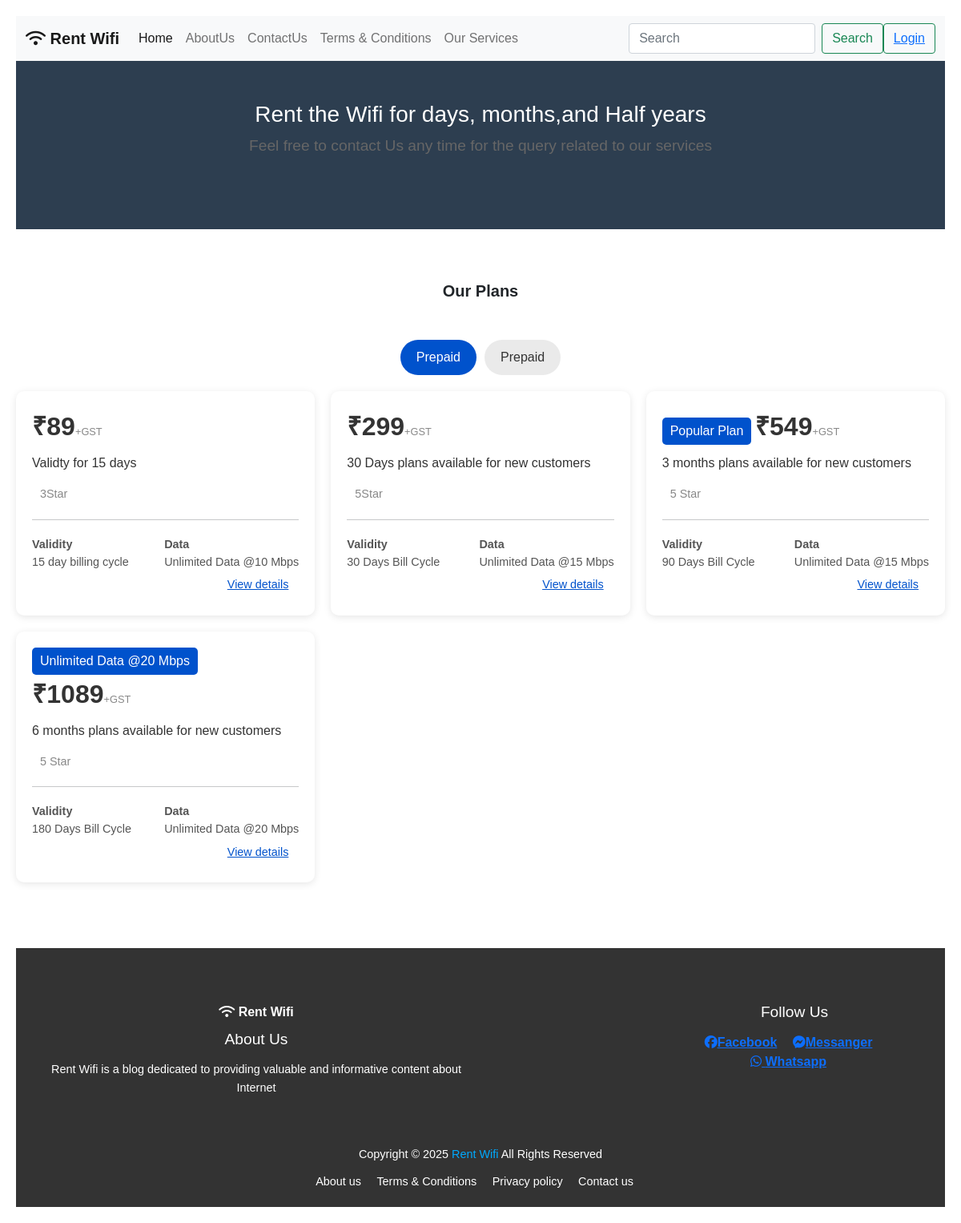
The page / on the database its author committed.
### rechargePlans/models.py (models this page shows, shortened)
class rechargePlans(models.Model):
    planName = models.CharField(max_length=100)
    planPrice = models.IntegerField()
    planValidity = models.CharField(max_length=50)
    planStar = models.CharField(max_length=50)
    planData = models.CharField(max_length=50)
    ValidityDescription = models.TextField()
    planApi = models.CharField(max_length=100)

### RentYourWifis/views.py (the view)
# urls.py: 2. Add a URL to urlpatterns:  path('', views.home, name='home')
def home(request):
 rechargePlanPrice = rechargePlans.objects.all().order_by('planPrice')
 data = {
    'rechargePlanPrice1': rechargePlanPrice
          }
 return render(request,'index.html',data)

### Template/index.html (shortened to what this page needs)
{% extends 'base.html' %}
{% block 'cont' %}
    <section class="password-reset">
        <h3>Rent the Wifi for days, months,and Half years</h3>
        <p>Feel free to contact Us any time for the query related to our services</p>
    </section>
<b class="Cardtitle"><p>Our Plans</p></b>
    <div class="toggle-buttons">
        <button class="active">Prepaid</button>
        <button>Prepaid</button>
    </div>
    <div class="pricing-cards">
{% for prices in rechargePlanPrice1%}
        <div class="pricing-card">
            <span class="price">₹{{prices.planPrice}}</span><span class="gst">+GST</span>
            <p>{{prices.planValidity}}</p>
            <div class="icons">
          <span>{{prices.planStar}}Star</span>
            </div>
            <hr>
            <div class="data-info">
                <div>
                    <strong>Validity</strong><br>{{prices.ValidityDescription}}
                </div>
                <div>
                    <strong>Data</strong><br>{{prices.planData}}
                </div>
            </div>
            <div class="btn">
                <span class="view-details">View details</span>
            </div>
        </div>
        {% endfor %}
        <div class="pricing-card">
            <div style="background-color: #0052cc; color: white; padding: 5px 10px; border-radius: 5px; display: inline-block;">
                Popular Plan
            </div>
            <span class="price">₹549</span><span class="gst">+GST</span>
            <p>3 months plans available for new customers</p>
            <div class="icons">
                <span>5 Star</span>
            </div>
            <hr>
            <div class="data-info">
                <div>
                    <strong>Validity</strong><br>90 Days Bill Cycle
                </div>
                <div>
                    <strong>Data</strong><br>Unlimited Data @15 Mbps
                </div>
            </div>
            <div class="btn">
                <span class="view-details">View details</span>
            </div>
        </div>
        <div class="pricing-card">
            <div style="background-color: #0052cc; color: white; padding: 5px 10px; border-radius: 5px; display: inline-block;">
                Unlimited Data @20 Mbps
            </div>
            <span class="price">₹1089</span><span class="gst">+GST</span>
            <p>6 months plans available for new customers</p>
            <div class="icons">
                <span>5 Star</span>
            </div>
            <hr>
            <div class="data-info">
                <div>
                    <strong>Validity</strong><br>180 Days Bill Cycle
                </div>
                <div>
                    <strong>Data</strong><br>Unlimited Data @20 Mbps
                </div>
            </div>
            <div class="btn">
                <span class="view-details">View details</span>
            </div>
        </div>
    </div>
<div class="space-bar">
    <pre>
    </pre>
</div>
{% endblock %}

### static/css/styles.css (style rules this page uses)
* { margin: 0; padding: 0; box-sizing: border-box; }
body { font-family: Arial, sans-serif; }
.password-reset { background-color: #2d3e50; padding: 50px 20px; color: white; text-align: center; }
.password-reset p { font-size: 1.2rem; margin-bottom: 40px; }
body { font-family: Arial, sans-serif; background-color: #f1f3fa; padding: 20px; }
.toggle-buttons { display: flex; justify-content: center; margin-bottom: 20px; }
.toggle-buttons button { background-color: #eaeaea; color: #333; padding: 10px 20px; border: none; cursor: pointer; font-size: 1rem; margin: 0 5px; border-radius: 25px; }
.toggle-buttons button.active { background-color: #0052cc; color: white; }
.pricing-cards { display: grid; grid-template-columns: repeat(auto-fit, minmax(300px, 1fr)); gap: 20px; max-width: 1200px; margin: auto; }
.pricing-card { background-color: white; border-radius: 10px; padding: 20px; box-shadow: 0 2px 10px rgba(0, 0, 0, 0.1); text-align: left; }
.pricing-card .price { font-size: 2rem; font-weight: bold; color: #333; }
.pricing-card .gst { font-size: 0.8rem; color: #888; }
.pricing-card p { margin-top: 10px; font-size: 1rem; color: #333; }
.pricing-card .icons { display: flex; align-items: center; margin: 15px 0; }
.pricing-card .icons span { font-size: 0.9rem; color: #888; margin-left: 10px; }
.pricing-card hr { margin: 20px 0; }
.pricing-card .data-info { display: flex; justify-content: space-between; font-size: 0.9rem; color: #555; }
.pricing-card .btn { display: flex; justify-content: space-between; align-items: center; }
.btn .view-details { font-size: 0.9rem; color: #0052cc; text-decoration: underline; cursor: pointer; }
.Cardtitle { font-size: 20px; font-weight: 5px; text-align: center; justify-items: center; align-items: center; margin: 5px; }

### static/css/ContactUs.css (style rules this page uses)
* { margin: 0; padding: 0; box-sizing: border-box; font-family: 'Arial', sans-serif; }
body { background-color: #f3f3f3; }

### static/css/OurServices.css (style rules this page uses)
* { margin: 0; padding: 0; box-sizing: border-box; }
body { font-family: Arial, sans-serif; line-height: 1.6; }

### static/css/aboutUs.css (style rules this page uses)
section { margin-bottom: 2rem; }
section p { color: #666; }

### rows shown on the page
rechargePlans: planPrice "89", planValidity "Validty for 15 days", planStar "3", ValidityDescription "15 day billing cycle", planData "Unlimited Data @10 Mbps"
rechargePlans: planPrice "299", planValidity "30 Days plans available for new customers", planStar "5", ValidityDescription "30 Days Bill Cycle", planData "Unlimited Data @15 Mbps"
